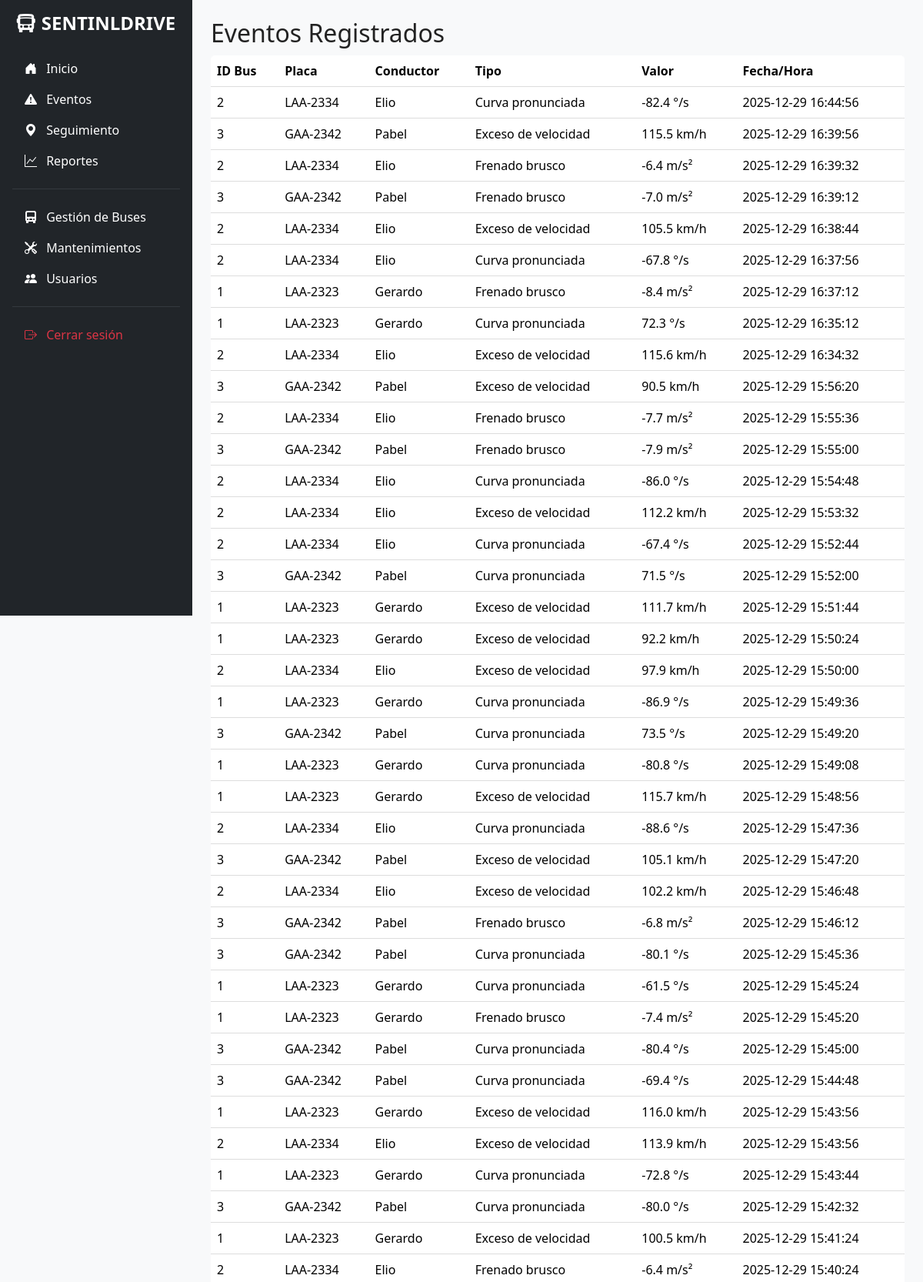
The page /events (signed in, upper part) on the database its author committed.
### app/models/event.py (models this page shows)
class Event(db.Model):
    __tablename__ = 'event'
    id = db.Column(db.Integer, primary_key=True)
    bus_id = db.Column(db.Integer, db.ForeignKey('bus.id'), nullable=False)
    type = db.Column(db.String(50), nullable=False)
    value = db.Column(db.Float)
    timestamp = db.Column(db.DateTime, default=datetime.utcnow, nullable=False)

### app/models/bus.py (models this page shows)
class Bus(db.Model):
    __tablename__ = 'bus'
    id = db.Column(db.Integer, primary_key=True)
    plate = db.Column(db.String(20), nullable=False, unique=True)
    driver = db.Column(db.String(50))
    status = db.Column(db.String(20), default="Activo")
    events = db.relationship('Event', backref='bus', lazy=True)
    locations = db.relationship('Location', backref='bus', lazy=True)
    maintenances = db.relationship('Maintenance', backref='bus', lazy=True)

### app/routes/events.py (the view)
@events_bp.route("/events")
@login_required
def events():
    all_events = Event.query.order_by(Event.timestamp.desc()).limit(200).all()
    return render_template("events.html", events=all_events)

### app/templates/events.html (shortened to what this page needs)
{% extends "base.html" %}
{% block content %}
<h2>Eventos Registrados</h2>
<table class="table table-hover">
    <thead>
        <tr>
            <th>ID Bus</th>
            <th>Placa</th>
            <th>Conductor</th>
            <th>Tipo</th>
            <th>Valor</th>
            <th>Fecha/Hora</th>
        </tr>
    </thead>
    <tbody>
        {% for e in events %}
        <tr>
            <td>{{ e.bus.id }}</td>
            <td>{{ e.bus.plate }}</td>
            <td>{{ e.bus.driver }}</td>
            <td>{{ e.type }}</td>
            <td>
                {% if e.type == 'Frenado brusco' %}
                    {{ e.value }} m/s²
                {% elif e.type == 'Curva pronunciada' %}
                    {{ e.value }} °/s
                {% else %}
                    {{ e.value }} km/h
                {% endif %}
            </td>
            <td>{{ e.timestamp.strftime('%Y-%m-%d %H:%M:%S') }}</td>
        </tr>
        {% endfor %}
    </tbody>
</table>
{% endblock %}

### static/css/style.css (style rules this page uses)
body { font-family: Arial; background: #f7f7f7; margin: 0; }
table { width: 100%; background: white; border-collapse: collapse; }
th, td { border-bottom: 1px solid #ddd; padding: 10px; text-align: left; }
body { font-family: 'Segoe UI', sans-serif; margin: 0; background: #f5f6fa; color: #222; }
table { width: 100%; background: white; border-collapse: collapse; margin-top: 10px; border-radius: 6px; overflow: hidden; }
th, td { padding: 10px; border-bottom: 1px solid #ddd; }
th { background: #e2e8f0; }

### rows shown on the page
Event: bus.id "2", bus.plate "LAA-2334", bus.driver "Elio", type "Curva pronunciada", value "-82.4", timestamp "2025-12-29 16:44:56"
Event: bus.id "3", bus.plate "GAA-2342", bus.driver "Pabel", type "Exceso de velocidad", value "115.5", timestamp "2025-12-29 16:39:56"
Event: bus.id "2", bus.plate "LAA-2334", bus.driver "Elio", type "Frenado brusco", value "-6.4", timestamp "2025-12-29 16:39:32"
Event: bus.id "3", bus.plate "GAA-2342", bus.driver "Pabel", type "Frenado brusco", value "-7.0", timestamp "2025-12-29 16:39:12"
Event: bus.id "2", bus.plate "LAA-2334", bus.driver "Elio", type "Exceso de velocidad", value "105.5", timestamp "2025-12-29 16:38:44"
Event: bus.id "2", bus.plate "LAA-2334", bus.driver "Elio", type "Curva pronunciada", value "-67.8", timestamp "2025-12-29 16:37:56"
Event: bus.id "1", bus.plate "LAA-2323", bus.driver "Gerardo", type "Frenado brusco", value "-8.4", timestamp "2025-12-29 16:37:12"
Event: bus.id "1", bus.plate "LAA-2323", bus.driver "Gerardo", type "Curva pronunciada", value "72.3", timestamp "2025-12-29 16:35:12"
Event: bus.id "2", bus.plate "LAA-2334", bus.driver "Elio", type "Exceso de velocidad", value "115.6", timestamp "2025-12-29 16:34:32"
Event: bus.id "3", bus.plate "GAA-2342", bus.driver "Pabel", type "Exceso de velocidad", value "90.5", timestamp "2025-12-29 15:56:20"
Event: bus.id "2", bus.plate "LAA-2334", bus.driver "Elio", type "Frenado brusco", value "-7.7", timestamp "2025-12-29 15:55:36"
Event: bus.id "3", bus.plate "GAA-2342", bus.driver "Pabel", type "Frenado brusco", value "-7.9", timestamp "2025-12-29 15:55:00"
Event: bus.id "2", bus.plate "LAA-2334", bus.driver "Elio", type "Curva pronunciada", value "-86.0", timestamp "2025-12-29 15:54:48"
Event: bus.id "2", bus.plate "LAA-2334", bus.driver "Elio", type "Exceso de velocidad", value "112.2", timestamp "2025-12-29 15:53:32"
Event: bus.id "2", bus.plate "LAA-2334", bus.driver "Elio", type "Curva pronunciada", value "-67.4", timestamp "2025-12-29 15:52:44"
Event: bus.id "3", bus.plate "GAA-2342", bus.driver "Pabel", type "Curva pronunciada", value "71.5", timestamp "2025-12-29 15:52:00"
Event: bus.id "1", bus.plate "LAA-2323", bus.driver "Gerardo", type "Exceso de velocidad", value "111.7", timestamp "2025-12-29 15:51:44"
Event: bus.id "1", bus.plate "LAA-2323", bus.driver "Gerardo", type "Exceso de velocidad", value "92.2", timestamp "2025-12-29 15:50:24"
Event: bus.id "2", bus.plate "LAA-2334", bus.driver "Elio", type "Exceso de velocidad", value "97.9", timestamp "2025-12-29 15:50:00"
Event: bus.id "1", bus.plate "LAA-2323", bus.driver "Gerardo", type "Curva pronunciada", value "-86.9", timestamp "2025-12-29 15:49:36"
Event: bus.id "3", bus.plate "GAA-2342", bus.driver "Pabel", type "Curva pronunciada", value "73.5", timestamp "2025-12-29 15:49:20"
Event: bus.id "1", bus.plate "LAA-2323", bus.driver "Gerardo", type "Curva pronunciada", value "-80.8", timestamp "2025-12-29 15:49:08"
Event: bus.id "1", bus.plate "LAA-2323", bus.driver "Gerardo", type "Exceso de velocidad", value "115.7", timestamp "2025-12-29 15:48:56"
Event: bus.id "2", bus.plate "LAA-2334", bus.driver "Elio", type "Curva pronunciada", value "-88.6", timestamp "2025-12-29 15:47:36"
Event: bus.id "3", bus.plate "GAA-2342", bus.driver "Pabel", type "Exceso de velocidad", value "105.1", timestamp "2025-12-29 15:47:20"
Event: bus.id "2", bus.plate "LAA-2334", bus.driver "Elio", type "Exceso de velocidad", value "102.2", timestamp "2025-12-29 15:46:48"
Event: bus.id "3", bus.plate "GAA-2342", bus.driver "Pabel", type "Frenado brusco", value "-6.8", timestamp "2025-12-29 15:46:12"
Event: bus.id "3", bus.plate "GAA-2342", bus.driver "Pabel", type "Curva pronunciada", value "-80.1", timestamp "2025-12-29 15:45:36"
Event: bus.id "1", bus.plate "LAA-2323", bus.driver "Gerardo", type "Curva pronunciada", value "-61.5", timestamp "2025-12-29 15:45:24"
Event: bus.id "1", bus.plate "LAA-2323", bus.driver "Gerardo", type "Frenado brusco", value "-7.4", timestamp "2025-12-29 15:45:20"
Event: bus.id "3", bus.plate "GAA-2342", bus.driver "Pabel", type "Curva pronunciada", value "-80.4", timestamp "2025-12-29 15:45:00"
Event: bus.id "3", bus.plate "GAA-2342", bus.driver "Pabel", type "Curva pronunciada", value "-69.4", timestamp "2025-12-29 15:44:48"
Event: bus.id "1", bus.plate "LAA-2323", bus.driver "Gerardo", type "Exceso de velocidad", value "116.0", timestamp "2025-12-29 15:43:56"
Event: bus.id "2", bus.plate "LAA-2334", bus.driver "Elio", type "Exceso de velocidad", value "113.9", timestamp "2025-12-29 15:43:56"
Event: bus.id "1", bus.plate "LAA-2323", bus.driver "Gerardo", type "Curva pronunciada", value "-72.8", timestamp "2025-12-29 15:43:44"
Event: bus.id "3", bus.plate "GAA-2342", bus.driver "Pabel", type "Curva pronunciada", value "-80.0", timestamp "2025-12-29 15:42:32"
Event: bus.id "1", bus.plate "LAA-2323", bus.driver "Gerardo", type "Exceso de velocidad", value "100.5", timestamp "2025-12-29 15:41:24"
Event: bus.id "2", bus.plate "LAA-2334", bus.driver "Elio", type "Frenado brusco", value "-6.4", timestamp "2025-12-29 15:40:24"
